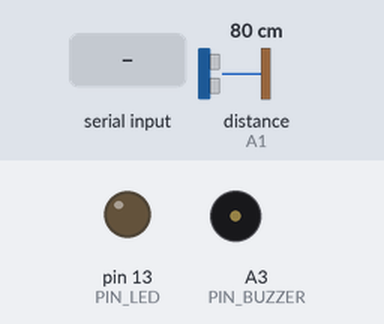
Recording of a sketch running on a simulated Arduino Uno, built with avr-gcc and run on an emulated ATmega328P. On the bench: output pins drawn as LEDs (lit = HIGH), buzzer (waves = sounding). Wiring (inferred from the names in the program): ultrasonic range finder: trigger A0; echo A1. Inputs (shaded band) come from the test bench; at power-on: distance to the obstacle (sensor on A1) 80 cm. The echo pulse lasts 58.3 µs per cm; pins used as bus, display or sensor lines are not drawn; what the sketch prints to the serial monitor is not drawn.

Above: at 0.6 s.
At 2.6 s:
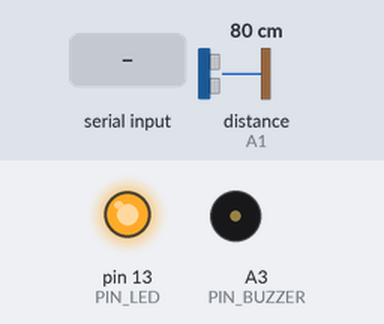
2.7 s: "z" received over Serial
5.7 s: "u" received over Serial
Timing chart, 0 to 14.7 s (numbered marks = the images above; inputs shaded):
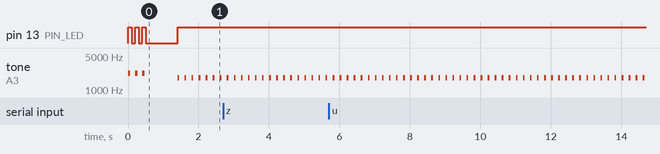

The sketch:

UltrasonicTest.ino
```cpp
/* ===========================================================================
 *  UltrasonicTest —— 超声波模块能力测试（专测 ZYXJ03 / HC-SR04）
 *  ---------------------------------------------------------------------------
 *  它比 SensorTest 里那个"顺便测一下"的版本强在三点：
 *    1) 带滑动窗口统计（min / max / 极差 / 标准差），能客观看出稳不稳
 *    2) 抛出"无回波"而不是打 0，避免把盲区误读成"距离 0cm"
 *    3) 打印节奏受控，9600 波特率下不会撑爆串口（否则你会看到乱码）
 *
 *  ★ 不驱动电机，轮子不会转。
 *
 *  ---------------------------------------------------------------------------
 *  接线（来自光盘《扩展板原理图.pdf》CSB1 4P 座）
 *      5V | Trig = A0 | Echo = A1 | GND
 *    如果自己插杜邦线：VCC->5V, Trig->A0, Echo->A1, GND->GND
 *    ⚠ 线序和"循迹模块"的 4P 座不一样，别照插座形状猜
 *
 *  ---------------------------------------------------------------------------
 *  ★ 怎么判断成功 —— 听声音，别数灯（UNO 板上 4 个灯，TX 灯会跟着串口狂闪，
 *    肉眼很难分辨谁是谁）：
 *
 *      一段"嘀——嘀——"  低音，2 秒一次   = 一直没收到回波（查供电/接线）
 *      "嘀嘀嘀嘀"       高音，连成一片   = 正在稳定测距（成功！）
 *      上电时三声急促高音               = 固件已启动
 *
 *    蜂鸣器在 A3（ZYV6 扩展板的 beep 电路）。若你的板子没有蜂鸣器，
 *    就退回看 D13 的板载 LED：无回波慢闪、有回波常亮。
 *
 *  ---------------------------------------------------------------------------
 *  串口 9600，输出格式：
 *      52.3 cm  D0.9  s0.2        正常读数（D=窗口极差，s=标准差）
 *      NO ECHO                    连续 3 次没收到回波（接线松/超量程/贴太近）
 *      z  清零统计    u  切换原始微秒    ?  重印说明
 * =========================================================================*/

#include <Arduino.h>

const uint8_t PIN_TRIG   = A0;
const uint8_t PIN_ECHO   = A1;
const uint8_t PIN_LED    = 13;    // 板载 LED
const uint8_t PIN_BUZZER = A3;    // 蜂鸣器（扩展板 beep 电路）

/* HC-SR04 手册要求两次触发间隔 >= 60ms，否则上一次的余波会污染下一次 */
const uint16_t GAP_MS      = 60;
const uint16_t PRINT_MS    = 200;     // 打印节奏：5Hz，9600 波特率下不会爆缓冲
const uint8_t  WIN         = 16;      // 统计窗口：16 个样本 ≈ 覆盖 960ms

float    buf[WIN];
uint8_t  idx = 0;
uint8_t  cnt = 0;

uint32_t nextMeasureMs = 0;
uint32_t nextPrintMs   = 0;
uint16_t lastUs        = 0;
uint16_t echoMisses    = 0;      // 连续无回波次数（uint16 防回绕误判）
bool     showUs        = false;

/* ========================================================================= */

void banner()
{
  Serial.println();
  Serial.println(F("========================================"));
  Serial.println(F(" 超声波测距测试   (不驱动电机)"));
  Serial.println(F("========================================"));
  Serial.println(F(" Trig=A0  Echo=A1  VCC=5V  GND  beep=A3"));
  Serial.println(F("----------------------------------------"));
  Serial.println(F(" 听声音判断状态（比数灯可靠）："));
  Serial.println(F("   低音 '嘀——'  2秒一次  = 没回波"));
  Serial.println(F("   高音 '嘀嘀嘀' 连成片   = 测到了"));
  Serial.println(F("   上电三声急促高音       = 已启动"));
  Serial.println(F(" 没有蜂鸣器就看 D13：慢闪=没回波 常亮=成功"));
  Serial.println(F("----------------------------------------"));
  Serial.println(F(" 52.3 cm  D0.9 s0.2"));
  Serial.println(F("   ^距离   ^极差 ^标准差"));
  Serial.println(F(" z 清零   u 显示原始us   ? 说明"));
  Serial.println(F("========================================"));
  Serial.println();
}

void setup()
{
  Serial.begin(9600);

  pinMode(PIN_LED, OUTPUT);

  /* 启动自检：三声急促高音 + LED 快闪。
     听到"嘀嘀嘀"说明固件已接管；完全没声说明 A3 上没有蜂鸣器。 */
  for (uint8_t i = 0; i < 3; i++)
  {
    digitalWrite(PIN_LED, HIGH);
    tone(PIN_BUZZER, 2200, 70);
    delay(110);
    digitalWrite(PIN_LED, LOW);
    delay(90);
  }

  pinMode(PIN_TRIG, OUTPUT);
  pinMode(PIN_ECHO, INPUT);
  digitalWrite(PIN_TRIG, LOW);

  delay(200);
  banner();
}

/* ---------------------------------------------------------------------------
 *  状态反馈：声音为主，LED 为辅
 *    无回波：低音"嘀——" 每 2 秒一次，LED 慢闪
 *    有回波：高音"嘀嘀嘀" 每 200ms 一次，LED 常亮
 *    tone() 走 Timer2，和 pulseIn 用的 Timer0 不冲突，不会拖慢测距。
 * ------------------------------------------------------------------------- */
void serviceStatus(bool gotEcho)
{
  static uint32_t tMs   = 0;
  static bool     ledOn = false;

  if (gotEcho)
  {
    digitalWrite(PIN_LED, HIGH);

    if (millis() - tMs >= 200)
    {
      tMs = millis();
      tone(PIN_BUZZER, 1800, 50);       // 高音、密集 = 成功
    }
    return;
  }

  /* ---- 无回波 ---- */
  if (millis() - tMs >= 2000)
  {
    tMs   = millis();
    ledOn = true;
    digitalWrite(PIN_LED, HIGH);
    tone(PIN_BUZZER, 420, 120);         // 低音、稀疏 = 没找到
  }
  else if (ledOn && millis() - tMs >= 600)
  {
    ledOn = false;
    digitalWrite(PIN_LED, LOW);
  }
}

/* ---------------------------------------------------------------------------
 *  返回厘米；-1 表示无回波。
 *  超时 25000us ≈ 4.3m（声速 340m/s，来回 2 倍路程）
 * ------------------------------------------------------------------------- */
int16_t measure()
{
  digitalWrite(PIN_TRIG, LOW);
  delayMicroseconds(3);
  digitalWrite(PIN_TRIG, HIGH);
  delayMicroseconds(10);
  digitalWrite(PIN_TRIG, LOW);

  const unsigned long us = pulseIn(PIN_ECHO, HIGH, 25000UL);
  if (us == 0) { return -1; }

  lastUs = (us > 65535UL) ? 65535 : (uint16_t)us;
  return (int16_t)((float)us / 58.0f + 0.5f);
}

void pushSample(float v)
{
  buf[idx] = v;
  idx = (uint8_t)((idx + 1) % WIN);
  if (cnt < WIN) { cnt++; }
}

void clearStats()
{
  idx = 0;
  cnt = 0;
}

/* 打印一次窗口统计 */
void printStats(int16_t inst, bool gotEcho)
{
  if (!gotEcho)
  {
    Serial.print(F("NO ECHO"));
    if (showUs) { Serial.print(F("   (pulseIn 超时)")); }
    Serial.println();
    return;
  }

  float mn = 9999, mx = -1, sum = 0;
  for (uint8_t i = 0; i < cnt; i++)
  {
    const float v = buf[i];
    if (v < mn) { mn = v; }
    if (v > mx) { mx = v; }
    sum += v;
  }
  const float avg = (cnt > 0) ? (sum / (float)cnt) : (float)inst;

  /* 标准差：反映抖动程度，比"看起来稳不稳"客观 */
  float var = 0;
  if (cnt > 1)
  {
    for (uint8_t i = 0; i < cnt; i++)
    {
      const float d = buf[i] - avg;
      var += d * d;
    }
    var /= (float)(cnt - 1);
  }

  Serial.print(inst);
  Serial.print(F(" cm  "));

  if (cnt > 1)
  {
    Serial.print(F("D"));                 // 极差
    Serial.print(mx - mn, 1);
    Serial.print(F("  s"));               // 标准差
    Serial.print(sqrt(var), 2);
  }
  else
  {
    Serial.print(F("(取样中)"));
  }

  if (showUs)
  {
    Serial.print(F("   "));
    Serial.print(lastUs);
    Serial.print(F("us"));
  }
  Serial.println();
}

void handleSerial()
{
  while (Serial.available() > 0)
  {
    switch ((char)Serial.read())
    {
      case 'z':
        clearStats();
        echoMisses = 0;
        Serial.println(F("[统计已清零]"));
        break;

      case 'u':
        showUs = !showUs;
        Serial.print(F("[原始us "));
        Serial.print(showUs ? F("开") : F("关"));
        Serial.println(F("]"));
        break;

      case '?':
        banner();
        break;

      default:
        break;
    }
  }
}

void loop()
{
  handleSerial();

  /* ---- 测距 ---- */
  if (millis() - nextMeasureMs >= GAP_MS)
  {
    nextMeasureMs = millis();

    const int16_t cm = measure();

    if (cm < 0) { if (echoMisses < 60000) { echoMisses++; } }
    else
    {
      echoMisses = 0;
      pushSample((float)cm);
    }
  }

  const bool haveEcho = (echoMisses == 0 && cnt > 0);

  serviceStatus(haveEcho);

  /* ---- 打印（单独节拍，和测距解耦，避免刷屏撑爆串口） ---- */
  if (millis() - nextPrintMs >= PRINT_MS)
  {
    nextPrintMs = millis();

    if (!haveEcho)
    {
      printStats(0, false);

      /* 连续 8 秒收不到回波，插播一次排查清单（只插一次，不刷屏） */
      static bool hinted = false;
      if (echoMisses > 130 && !hinted)
      {
        hinted = true;
        Serial.println(F("-------- 8 秒无回波，按顺序查 --------"));
        Serial.println(F(" 1) 模块 VCC 是否真的接到 5V（扩展板 5VO 位）"));
        Serial.println(F(" 2) GND 是否共地（UNO 的 GND 必须连到模块 GND）"));
        Serial.println(F(" 3) 4P 线序：5V|Trig|Echo|GND，不是 5V|GND|.."));
        Serial.println(F(" 4) 探头前 20~50cm 放一本书或纸板，别对空气"));
        Serial.println(F(" 5) 最省事的验证：甩开扩展板，4 根线直插 UNO"));
        Serial.println(F("    （VCC->5V, Trig->A0, Echo->A1, GND->GND）"));
        Serial.println(F(" 6) 直接量模块 VCC-GND：应该是 5V，0V 就是没供电"));
        Serial.println(F("--------------------------------------"));
      }
    }
    else
    {
      printStats((int16_t)buf[(idx + WIN - 1) % WIN], true);
    }
  }
}
```

Measured:
- by itself, tone on A3 (PIN_BUZZER): alternates 1800 Hz for 0.05 s and silent for 0.15 s
